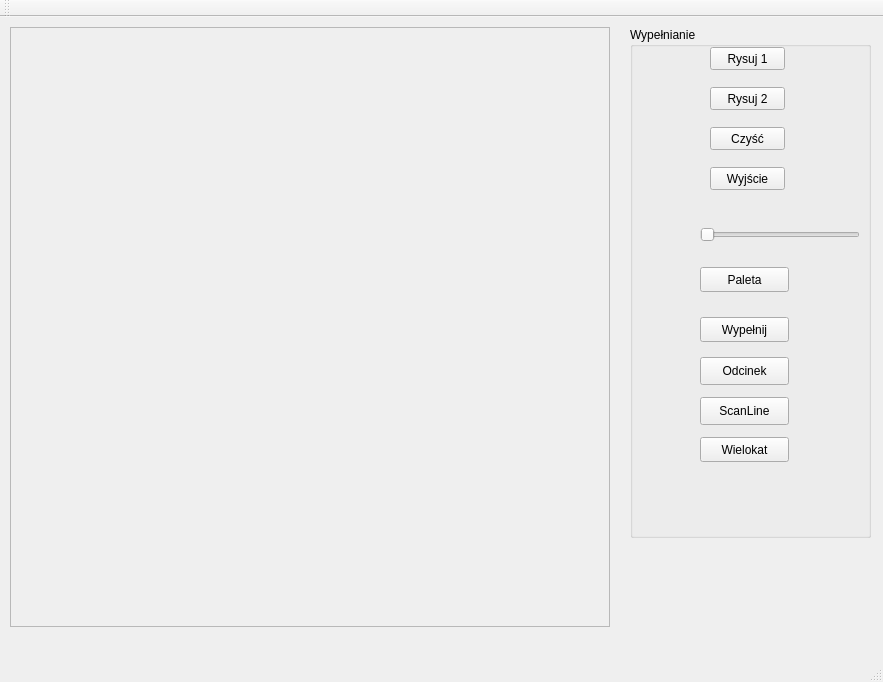
<?xml version="1.0" encoding="UTF-8"?>
<ui version="4.0">
 <class>MyWindow</class>
 <widget class="QMainWindow" name="MyWindow">
  <property name="geometry">
   <rect>
    <x>0</x>
    <y>0</y>
    <width>883</width>
    <height>682</height>
   </rect>
  </property>
  <property name="windowTitle">
   <string>MyWindow</string>
  </property>
  <widget class="QWidget" name="centralWidget">
   <widget class="QFrame" name="rysujFrame">
    <property name="geometry">
     <rect>
      <x>10</x>
      <y>10</y>
      <width>600</width>
      <height>600</height>
     </rect>
    </property>
    <property name="frameShape">
     <enum>QFrame::StyledPanel</enum>
    </property>
    <property name="frameShadow">
     <enum>QFrame::Raised</enum>
    </property>
   </widget>
   <widget class="QGroupBox" name="groupBox">
    <property name="geometry">
     <rect>
      <x>630</x>
      <y>10</y>
      <width>241</width>
      <height>511</height>
     </rect>
    </property>
    <property name="title">
     <string>Wypełnianie</string>
    </property>
    <widget class="QPushButton" name="draw1Button">
     <property name="geometry">
      <rect>
       <x>80</x>
       <y>20</y>
       <width>75</width>
       <height>23</height>
      </rect>
     </property>
     <property name="text">
      <string>Rysuj 1</string>
     </property>
    </widget>
    <widget class="QPushButton" name="draw2Button">
     <property name="geometry">
      <rect>
       <x>80</x>
       <y>60</y>
       <width>75</width>
       <height>23</height>
      </rect>
     </property>
     <property name="text">
      <string>Rysuj 2</string>
     </property>
    </widget>
    <widget class="QPushButton" name="cleanButton">
     <property name="geometry">
      <rect>
       <x>80</x>
       <y>100</y>
       <width>75</width>
       <height>23</height>
      </rect>
     </property>
     <property name="text">
      <string>Czyść</string>
     </property>
    </widget>
    <widget class="QPushButton" name="exitButton">
     <property name="geometry">
      <rect>
       <x>80</x>
       <y>140</y>
       <width>75</width>
       <height>23</height>
      </rect>
     </property>
     <property name="text">
      <string>Wyjście</string>
     </property>
    </widget>
    <widget class="QSlider" name="sliderUi">
     <property name="geometry">
      <rect>
       <x>70</x>
       <y>200</y>
       <width>160</width>
       <height>16</height>
      </rect>
     </property>
     <property name="minimumSize">
      <size>
       <width>160</width>
       <height>16</height>
      </size>
     </property>
     <property name="mouseTracking">
      <bool>false</bool>
     </property>
     <property name="tabletTracking">
      <bool>false</bool>
     </property>
     <property name="acceptDrops">
      <bool>false</bool>
     </property>
     <property name="minimum">
      <number>3</number>
     </property>
     <property name="maximum">
      <number>25</number>
     </property>
     <property name="orientation">
      <enum>Qt::Horizontal</enum>
     </property>
     <property name="invertedAppearance">
      <bool>false</bool>
     </property>
     <property name="invertedControls">
      <bool>false</bool>
     </property>
    </widget>
    <widget class="QPushButton" name="pushButton">
     <property name="geometry">
      <rect>
       <x>70</x>
       <y>240</y>
       <width>89</width>
       <height>25</height>
      </rect>
     </property>
     <property name="text">
      <string>Paleta</string>
     </property>
    </widget>
    <widget class="QPushButton" name="pushButton_2">
     <property name="geometry">
      <rect>
       <x>70</x>
       <y>290</y>
       <width>89</width>
       <height>25</height>
      </rect>
     </property>
     <property name="text">
      <string>Wypełnij</string>
     </property>
    </widget>
    <widget class="QPushButton" name="pushButton_3">
     <property name="geometry">
      <rect>
       <x>70</x>
       <y>330</y>
       <width>89</width>
       <height>28</height>
      </rect>
     </property>
     <property name="text">
      <string>Odcinek</string>
     </property>
    </widget>
    <widget class="QPushButton" name="pushButton_5">
     <property name="geometry">
      <rect>
       <x>70</x>
       <y>410</y>
       <width>89</width>
       <height>25</height>
      </rect>
     </property>
     <property name="text">
      <string>Wielokat</string>
     </property>
    </widget>
   </widget>
   <widget class="QPushButton" name="pushButton_4">
    <property name="geometry">
     <rect>
      <x>700</x>
      <y>380</y>
      <width>89</width>
      <height>28</height>
     </rect>
    </property>
    <property name="text">
     <string>ScanLine</string>
    </property>
   </widget>
  </widget>
  <widget class="QMenuBar" name="menuBar">
   <property name="geometry">
    <rect>
     <x>0</x>
     <y>0</y>
     <width>883</width>
     <height>22</height>
    </rect>
   </property>
  </widget>
  <widget class="QToolBar" name="mainToolBar">
   <attribute name="toolBarArea">
    <enum>TopToolBarArea</enum>
   </attribute>
   <attribute name="toolBarBreak">
    <bool>false</bool>
   </attribute>
  </widget>
  <widget class="QStatusBar" name="statusBar"/>
 </widget>
 <layoutdefault spacing="6" margin="11"/>
 <resources/>
 <connections/>
</ui>
